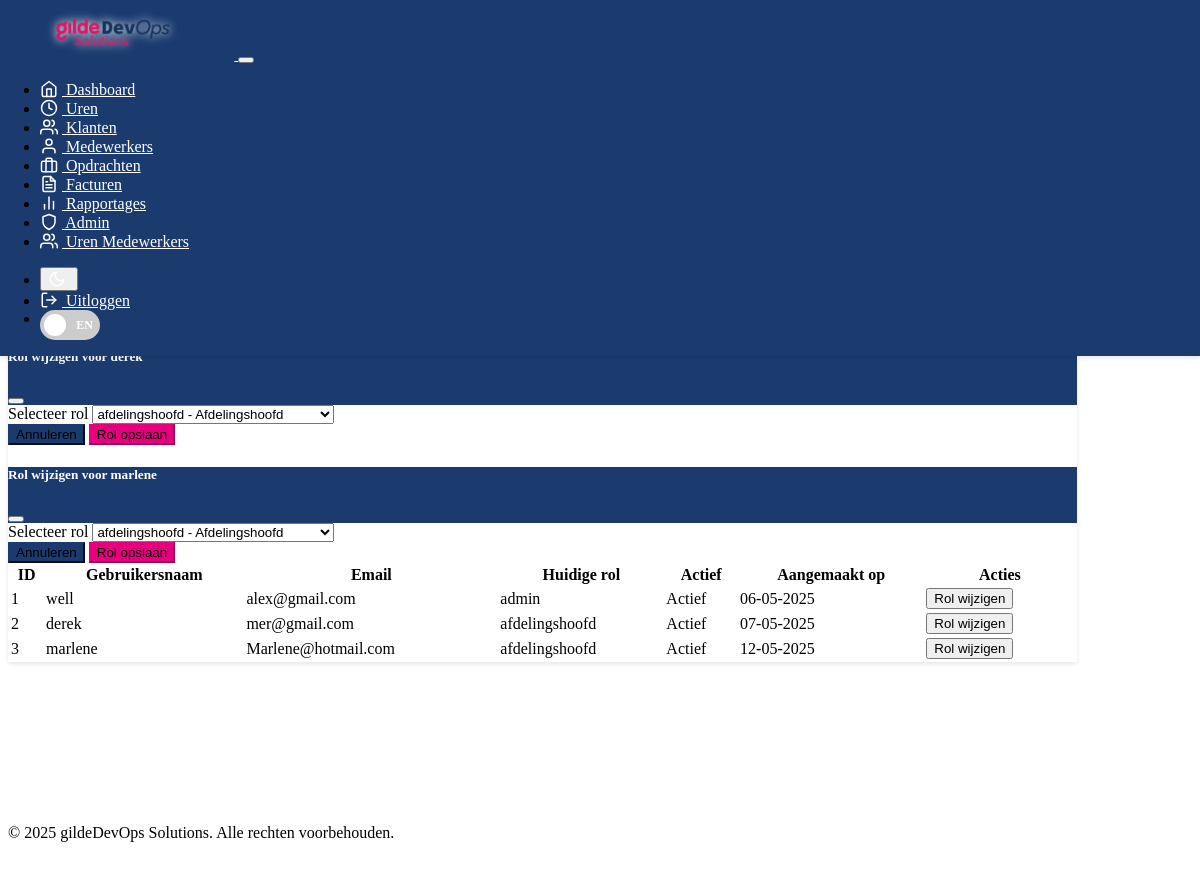
Before: /admin/users (signed in) with the older database file.
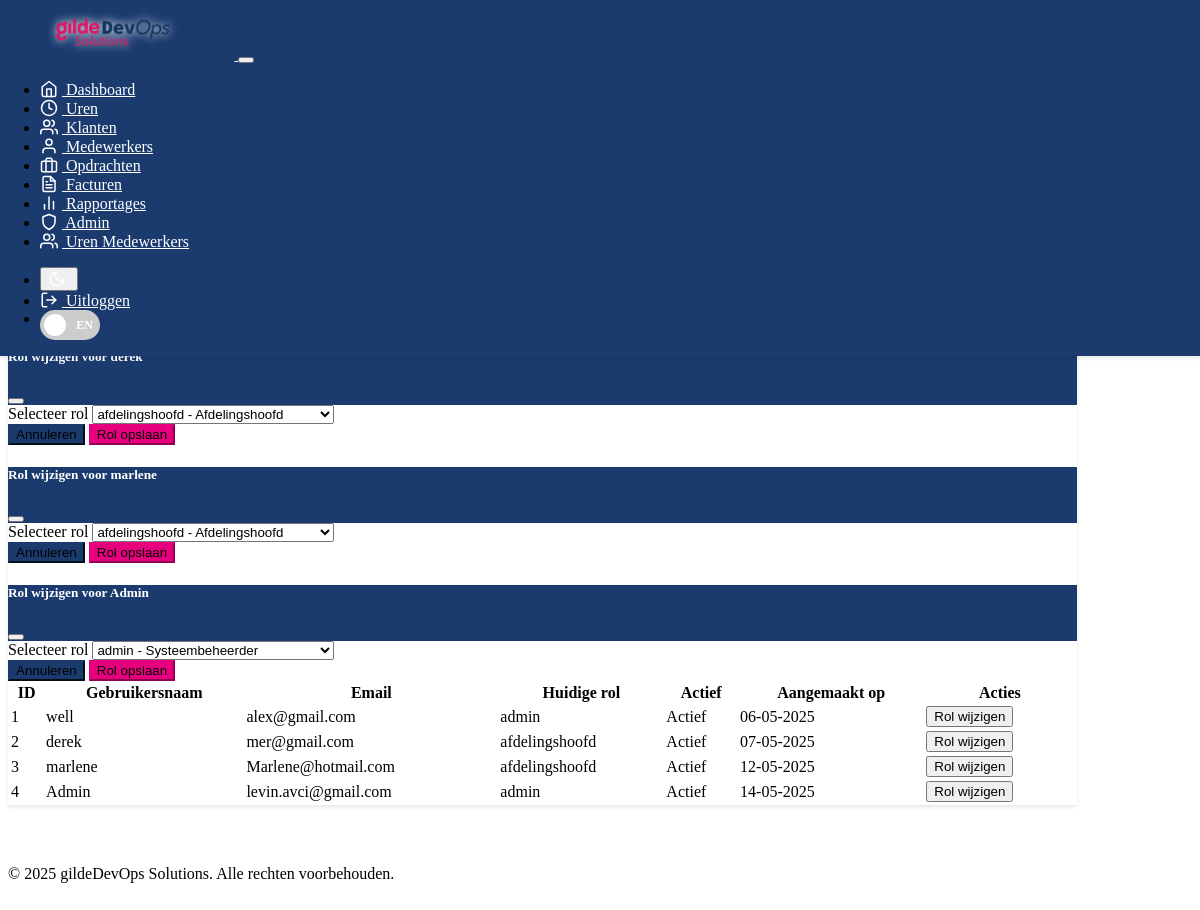
After: the same page with the newer database file.
### models.py (models this page shows, shortened)
class User(UserMixin, db.Model):
    __tablename__ = 'user'
    id = db.Column(db.Integer, primary_key=True)
    username = db.Column(db.String(64), unique=True, nullable=False)
    email = db.Column(db.String(120), unique=True, nullable=False)
    password_hash = db.Column(db.String(256))
    role_id = db.Column(db.Integer, db.ForeignKey('role.id'), nullable=False, default=1)  # Default to basic employee role
    is_active = db.Column(db.Boolean, default=True)
    created_at = db.Column(db.DateTime, default=datetime.utcnow)
    medewerker_id = db.Column(db.Integer, db.ForeignKey('medewerker.id'), nullable=True)  # Link to employee record if exists
    time_entries = db.relationship('TimeEntry', backref='user', lazy=True, cascade='all, delete-orphan')
    check_ins = db.relationship('CheckIn', backref='user', lazy=True, cascade='all, delete-orphan')
    facturen = db.relationship('Factuur', backref='creator', lazy=True)
    __table_args__ = (
        Index('idx_user_email', 'email'),
        Index('idx_user_username', 'username'),
        Index('idx_user_role', 'role_id'),
    )
    def has_role(self, role_name):
        if self.role:
            return self.role.name == role_name
        return False

class Role(db.Model):
    __tablename__ = 'role'
    id = db.Column(db.Integer, primary_key=True)
    name = db.Column(db.String(30), unique=True, nullable=False)
    description = db.Column(db.String(200))
    users = db.relationship('User', backref='role', lazy=True)

### routes.py (the view)
@app.route('/admin/users')
@login_required
@admin_required
def admin_users():
    users = User.query.all()
    roles = Role.query.all()
    return render_template('admin/users.html', users=users, roles=roles)

### templates/admin/users.html (shortened to what this page needs)
{% extends "base.html" %}
{% block content %}
<div class="container">
    <div class="row mb-4">
        <div class="col">
            <nav aria-label="breadcrumb">
                <ol class="breadcrumb">
                    <li class="breadcrumb-item"><a href="{{ url_for('admin_dashboard') }}"> <span data-translate="Admin">Admin</span></a></li>
                    <li class="breadcrumb-item active" aria-current="page"><span data-translate="Gebruikersbeheer">Gebruikersbeheer</span></li>
                </ol>
            </nav>
        </div>
    </div>
    <div class="row">
        <div class="col-md-12">
            <div class="card">
                <div class="card-header">
                </div>
                <div class="card-body">
                    <div class="table-responsive">
                        <table class="table table-striped">
                            <thead>
                                <tr>
                                    <th><span data-translate="ID">ID</span></th>
                                    <th><span data-translate="Gebruikersnaam">Gebruikersnaam</span></th>
                                    <th><span data-translate="Email">Email</span></th>
                                    <th><span data-translate="Huidige rol">Huidige rol</span></th>
                                    <th><span data-translate="Actief">Actief</span></th>
                                    <th><span data-translate="Aangemaakt op">Aangemaakt op</span></th>
                                    <th><span data-translate="Acties">Acties</span></th>
                                </tr>
                            </thead>
                            <tbody>
                                {% for user in users %}
                                <tr>
                                    <td>{{ user.id }}</td>
                                    <td>{{ user.username }}</td>
                                    <td>{{ user.email }}</td>
                                    <td>
                                        <span class="badge {% if user.role.name == 'admin' %}bg-danger{% elif user.role.name == 'afdelingshoofd' %}bg-warning{% elif user.role.name == 'verkoop' %}bg-info{% else %}bg-secondary{% endif %}">
                                            {{ user.role.name }}
                                        </span>
                                    </td>
                                    <td>
                                        <span class="badge {% if user.is_active %}bg-success{% else %}bg-danger{% endif %}">
                                            {% if user.is_active %}
                                            <span data-translate="Actief">Actief</span>
                                            {% else %}
                                            <span data-translate="Inactief">Inactief</span>
                                            {% endif %}
                                        </span>
                                    </td>
                                    <td>{{ user.created_at.strftime('%d-%m-%Y') }}</td>
                                    <td>
                                        <button class="btn btn-sm btn-outline-primary" data-bs-toggle="modal" data-bs-target="#changeRoleModal{{ user.id }}">
                                        </button>
                                    </td>
                                </tr>
                                <div class="modal fade" id="changeRoleModal{{ user.id }}" tabindex="-1" aria-labelledby="changeRoleModalLabel{{ user.id }}" aria-hidden="true">
                                    <div class="modal-dialog">
                                        <div class="modal-content">
                                            <div class="modal-header">
                                                <h5 class="modal-title" id="changeRoleModalLabel{{ user.id }}">
                                                    <span data-translate="Rol wijzigen voor">Rol wijzigen voor</span> {{ user.username }}
                                                </h5>
                                                <button type="button" class="btn-close" data-bs-dismiss="modal" aria-label="Close"></button>
                                            </div>
                                            <form action="{{ url_for('admin_set_user_role', user_id=user.id) }}" method="POST">
                                                <div class="modal-body">
                                                    <div class="mb-3">
                                                        <label for="role_id{{ user.id }}" class="form-label" data-translate="Selecteer rol">Selecteer rol</label>
                                                        <select class="form-select" id="role_id{{ user.id }}" name="role_id" required>
                                                            {% for role in roles %}
                                                            <option value="{{ role.id }}" {% if user.role_id == role.id %}selected{% endif %}>
                                                                {{ role.name }} - {{ role.description }}
                                                            </option>
                                                            {% endfor %}
                                                        </select>
                                                    </div>
                                                    {% if user.id == current_user.id and user.has_role(RoleEnum.ADMIN) %}
                                                    <div class="alert alert-warning">
                                                        <span data-translate="Waarschuwing: Je kunt je eigen admin rol niet downgraden">Waarschuwing: Je kunt je eigen admin rol niet downgraden</span>
                                                    </div>
                                                    {% endif %}
                                                </div>
                                                <div class="modal-footer">
                                                    <button type="button" class="btn btn-secondary" data-bs-dismiss="modal" data-translate="Annuleren">Annuleren</button>
                                                    <button type="submit" class="btn btn-primary" data-translate="Rol opslaan">Rol opslaan</button>
                                                </div>
                                            </form>
                                        </div>
                                    </div>
                                </div>
                                {% endfor %}
                            </tbody>
                        </table>
                    </div>
                </div>
            </div>
        </div>
    </div>
</div>
{% endblock %}

### templates/base.html (shortened to what this page needs)
<!DOCTYPE html>
<html lang="en" data-bs-theme="dark">
<head>
    <link href="https://cdn.replit.com/agent/bootstrap-agent-dark-theme.min.css" rel="stylesheet">
    <link href="https://cdn.jsdelivr.net/npm/feather-icons/dist/feather.min.css" rel="stylesheet">
    <link href="{{ url_for('static', filename='css/custom.css') }}" rel="stylesheet">
</head>
<body>
    <nav class="navbar navbar-expand-lg navbar-dark bg-dark">
        <div class="container">
            <a class="navbar-brand" href="{{ url_for('index') }}">
                <img src="{{ url_for('static', filename='logo.webp') }}" alt="UrenRegistratie Logo" height="60" width="auto" style="filter: drop-shadow(0 0 5px rgba(255,255,255,1));">
            </a>
            {% if current_user.is_authenticated %}
            <button class="navbar-toggler" type="button" data-bs-toggle="collapse" data-bs-target="#navbarNav">
            </button>
            <div class="collapse navbar-collapse" id="navbarNav">
                <ul class="navbar-nav">
                    <li class="nav-item">
                        <a class="nav-link" href="{{ url_for('dashboard') }}">
                            <i data-feather="home" class="feather-sm"></i> <span data-translate="Dashboard">Dashboard</span>
                        </a>
                    </li>
                    <li class="nav-item">
                        <a class="nav-link" href="{{ url_for('time_entries') }}">
                            <i data-feather="clock" class="feather-sm"></i> <span data-translate="Uren">Uren</span>
                        </a>
                    </li>
                    <li class="nav-item">
                        <a class="nav-link" href="{{ url_for('klanten') }}">
                            <i data-feather="users" class="feather-sm"></i> <span data-translate="Klanten">Klanten</span>
                        </a>
                    </li>
                    <li class="nav-item">
                        <a class="nav-link" href="{{ url_for('medewerkers') }}">
                            <i data-feather="user" class="feather-sm"></i> <span data-translate="Medewerkers">Medewerkers</span>
                        </a>
                    </li>
                    <li class="nav-item">
                        <a class="nav-link" href="{{ url_for('opdrachten') }}">
                            <i data-feather="briefcase" class="feather-sm"></i> <span data-translate="Opdrachten">Opdrachten</span>
                        </a>
                    </li>
                    <li class="nav-item">
                        <a class="nav-link" href="{{ url_for('facturen') }}">
                            <i data-feather="file-text" class="feather-sm"></i> <span data-translate="Facturen">Facturen</span>
                        </a>
                    </li>
                    <li class="nav-item">
                        <a class="nav-link" href="{{ url_for('reports_dashboard') }}">
                            <i data-feather="bar-chart-2" class="feather-sm"></i> <span data-translate="Rapportages">Rapportages</span>
                        </a>
                    </li>
                    {% if current_user.has_role(RoleEnum.ADMIN) %}
                    <li class="nav-item">
                        <a class="nav-link" href="{{ url_for('admin_dashboard') }}">
                            <i data-feather="shield" class="feather-sm"></i> <span data-translate="Admin">Admin</span>
                        </a>
                    </li>
                    {% endif %}
                    {% if current_user.has_role(RoleEnum.ADMIN) or current_user.has_role(RoleEnum.AFDELINGSHOOFD) or current_user.has_role(RoleEnum.VERKOOP) %}
                    <li class="nav-item">
                        <a class="nav-link" href="{{ url_for('admin_employee_time_entries') }}">
                            <i data-feather="users" class="feather-sm"></i> <span data-translate="Uren Medewerkers">Uren Medewerkers</span>
                        </a>
                    </li>
                    {% endif %}
                </ul>
                <ul class="navbar-nav ms-auto">
                    <li class="nav-item">
                        <button class="btn btn-link nav-link" id="themeToggle">
                            <i data-feather="moon" class="feather-sm"></i>
                        </button>
                    </li>
                    <li class="nav-item">
                        <a class="nav-link" href="{{ url_for('logout') }}">
                            <i data-feather="log-out" class="feather-sm"></i> <span data-translate="Uitloggen">Uitloggen</span>
                        </a>
                    </li>
                    <li class="nav-item">
                        <label class="language-toggle ms-2" id="languageToggle">
                            <span class="language-toggle-slider">
                                <span class="lang-label lang-nl">NL</span>
                                <span class="lang-label lang-en">EN</span>
                            </span>
                        </label>
                    </li>
                </ul>
            </div>
            {% endif %}
        </div>
    </nav>
    <main class="container mt-4">
        <div class="row">
            <div class="col-12">
                {% block content %}{% endblock %}
            </div>
        </div>
    </main>
    <footer class="mt-5 py-3 text-center text-muted">
        <div class="container">
            <p class="mb-0">&copy; 2025 gildeDevOps Solutions. <span data-translate="Alle rechten voorbehouden">Alle rechten voorbehouden</span>.</p>
        </div>
    </footer>
</body>
</html>

Changed rows visible on the page:
added User: id "4", username "Admin", email "levin.avci@gmail.com", role.name "admin", is_active "Actief", created_at "14-05-2025", role_id "admin - Systeembeheerder"
